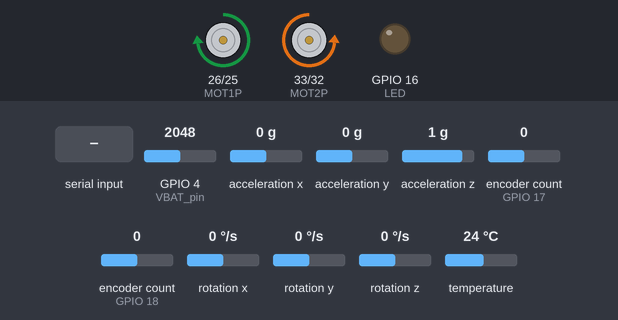
A program run on a simulated ESP32. On the bench: motor-driver pin pairs drawn as motors (green arrow = first pin HIGH = forward, orange = second pin HIGH = backward, longer = more drive), output pins drawn as LEDs (lit = HIGH). The test bench sets the inputs (shaded band); at power-on: rotation z 0 °/s, acceleration x 0 g, GPIO 4 (VBAT_pin) = 2048, acceleration y 0 g, acceleration z 1 g, encoder count (sensors on GPIO 17, GPIO 18) 0, rotation x 0 °/s, rotation y 0 °/s, temperature 24 °C. Nothing arrives over Bluetooth unless stated.

Above: at 0.8 s.
0.9 s: rotation z set to 14 °/s
At 3.3 s:
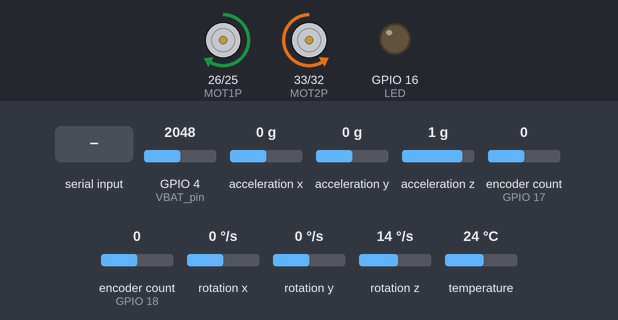
3.9 s: "Kp 1\n" received over Serial
At 4.9 s:
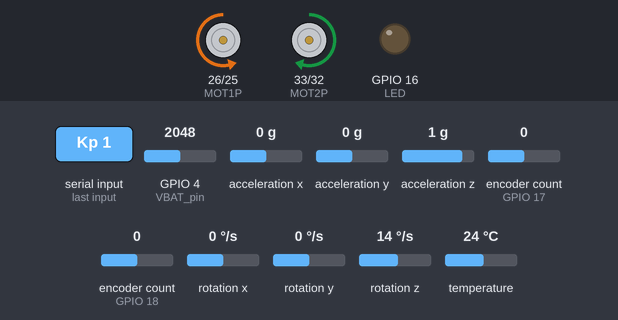
5.4 s: rotation z set to 100 °/s
At 6.9 s:
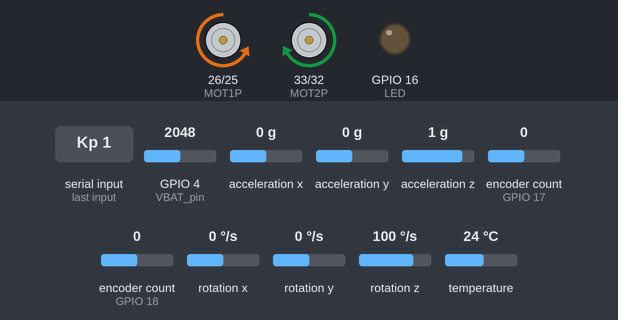
8.4 s: "Kp 1\n" received over the second serial link
At 9.5 s:
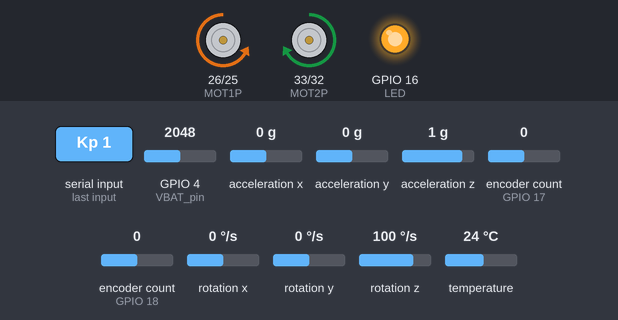
9.9 s: acceleration x set to -0.2 g
At 12.5 s:
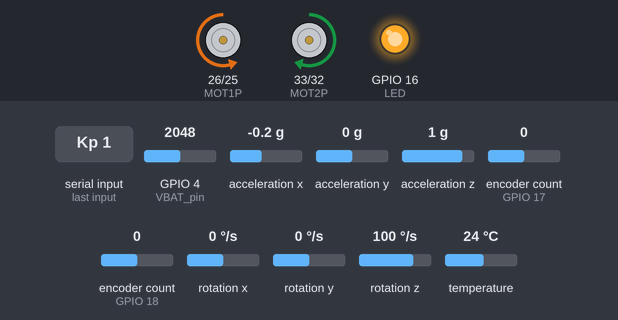
12.9 s: "Kd\n" received over Serial
At 14.1 s:
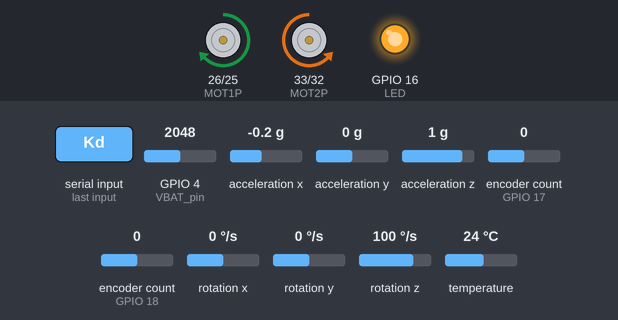
Timing chart, 0 to 15.4 s (numbered marks = the images above; inputs shaded):
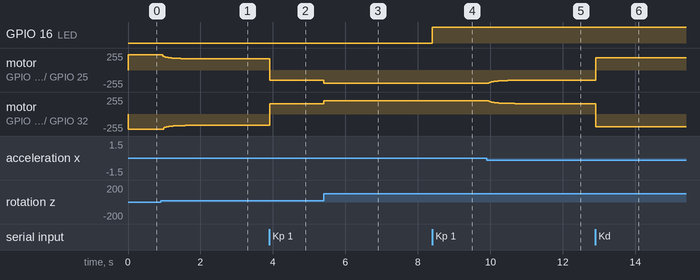

The program:

main.cpp
```cpp
#include <Arduino.h>
#include "function.h"
#include <Wire.h>
#include <BluetoothSerial.h>

// Variables globales de contrôle utilisées dans la boucle principale
static float angle, vitesse, vitesseCible = 0.0;

// Variables externes déclarées dans function.cpp
extern float kp, kd, v_kd, v_kp, entrerFiltre, offsetDZ1, offsetDZ2, angleAcc, gyroZ, offsetAngle;
extern float ax, ay, gz, vitesse1, vitesse2;

volatile bool flag = false; // drapeau volatile pour synchronisation éventuelle

// Variables de calcul d'asservissement
float ec, err, err_vitessse, ajustVitesse, err_lastVitesse = 0;
int joystickX, joystickY; // valeurs de commande du joystick reçues en Bluetooth

// Paramètres de filtrage externes définis dans function.cpp
extern float Te;    // période d'échantillonnage en ms
extern float Tau;   // constante de temps du filtre en ms

BluetoothSerial SerialBT; // Interface Bluetooth série

void moveTask(void *parametres) // tâche d'asservissement et de déplacement
{
  //Essentielle pouur l'utilisation périodique de la tache
  TickType_t xLastWakeTime;
  xLastWakeTime = xTaskGetTickCount();
  while (1)
  {
    // Lecture des capteurs et mise à jour de l'état actuel
    angle = getAngle();
    vitesse = getVitesse();

    // Conversion de la commande joystick Y en consigne de vitesse cible
    if (joystickY >= 0) vitesseCible = joystickY * (-0.0041) / 4.0; //ici /4 acr moteur était trop rapide dans ce sens
    if (joystickY < 0) vitesseCible = joystickY * (-0.0041) / 2.0;

    // Erreur de vitesse cible par rapport à la vitesse mesurée
    err_vitessse = vitesseCible - vitesse;

    // Régulateur PD pour la vitesse
    ajustVitesse = (err_vitessse * v_kp) + (v_kd * (err_vitessse - err_lastVitesse));

    // Limitation de l'action de vitesse pour éviter de trop pousser les moteurs
    if (ajustVitesse > 10) ajustVitesse = 10;
    if (ajustVitesse < -10) ajustVitesse = -10;

    // Calcul de l'erreur d'angle à corriger pour maintenir l'équilibre
    err = (ajustVitesse + offsetAngle) - angle;
    ec = ((kp * err) - (kd * (-gz * 180.0 / PI)));
    err_lastVitesse = err_vitessse;

    // Ordres de déplacement avec compensation de l'axe X du joystick
    if (-ec >= 0)
      deplacement(1, -ec + joystickX, (-ec - 10) - joystickX); //-ec-10 pour compenser le fait que le robot tend vers la gauche
    if (-ec < 0)
      deplacement(1, -ec + joystickX, (-ec + 10) - joystickX);

    // Serial.printf("%f %f %f %f \n", vitesseCible, vitesse, offsetAngle, angle); // Affichage de données pour le debug

    // Attente périodique sur base de Te
    vTaskDelayUntil(&xLastWakeTime, pdMS_TO_TICKS(Te));
  }
}

void ihmTask(void *parametres) // tâche d'interface homme-machine
{
  //Essentielle pouur l'utilisation périodique de la tache
  TickType_t xLastWakeTime;
  xLastWakeTime = xTaskGetTickCount();
  while (1)
  {
    // Lecture des données Bluetooth si une commande est disponible
    if (SerialBT.available()) {
      LED_ON; // allume une LED pour signaler la connexion Bluetooth active
      char commande = SerialBT.read();

      if (commande == 'X') {
        joystickX = SerialBT.parseInt();
      }
      if (commande == 'Y') {
        joystickY = SerialBT.parseInt();
      }
    }

    // Envoi des informations de tension et vitesse au client Bluetooth connecté
    if (SerialBT.hasClient()) {
      SerialBT.printf("*v %.2f", VBAT_VAL); //*v est la clé pour etre comprise par le client Bluetooth comme une donnée utilisable
      SerialBT.printf("*s %.2f", vitesse); //*v est la clé pour etre comprise par le client Bluetooth comme une donnée utilisable
      //les clés sont configurable depuis l'app utilisé (bluetooth electronics)
    }

    // Traitement des commandes série USB
    serialEvent();

    // Attente périodique sur base de Te
    vTaskDelayUntil(&xLastWakeTime, pdMS_TO_TICKS(Te));
  }
}

void setup() {
  // Initialisation du gyroscope, des encodeurs et des moteurs
  initGyro();

  // Démarrage de la communication Bluetooth avec le nom de l'appareil
  SerialBT.begin("malcom");

  // Création de la tâche de mouvement
  xTaskCreatePinnedToCore(
    moveTask,       // fonction de la tâche
    "MoveTask",    // nom de la tâche
    10000,          // taille de pile en octets
    NULL,           // paramètre passé à la tâche
    3,              // priorité
    NULL,           // handle de tâche non utilisé
    1               // exécution sur le core 1
  );

  // Création de la tâche d'interface homme-machine
  xTaskCreatePinnedToCore(
    ihmTask,
    "IhmTask",
    10000,
    NULL,
    2,
    NULL,
    1 // exécution sur le core 1
  );

  vTaskDelete(NULL); //a la fin du setup pour supprimer la tâche setup après execution pour empêcher l'exécution de loop()
}

void loop() {
  // Vide : les tâches FreeRTOS gèrent le programme
}
```

function.cpp
```cpp
#include "function.h"
#include <Arduino.h>  // utile si tu utilises digitalWrite, etc.
#include "main.hpp"
#include <Wire.h>
#include <Adafruit_MPU6050.h>
#include <Adafruit_Sensor.h>
#include <ESP32Encoder.h>

// Déclarations des encodeurs de roue
ESP32Encoder encoder1;
ESP32Encoder encoder2;

// Variables globales de contrôle et de capteur
float kp = 71.7;           // coefficient P du régulateur d'équilibre
float kd = 2.025;          // coefficient D du régulateur d'équilibre
float v_kd = 0;            // coefficient D pour la vitesse (si utilisé)
float v_kp = 44.9;         // coefficient P pour la vitesse (si utilisé)
float offsetDZ1 = 585.5;   // offset PWM pour moteur 1, pour compensation frottement secs
float offsetDZ2 = 601.0;   // offset PWM pour moteur 2, pour compensation frottement secs
float gyroZ;               // angle calculé à partir du gyroscope
float angleAcc;            // angle calculé à partir de l'accéléromètre
float offsetAngle = -4.52; // compensation d'offset de l'angle

// Variables de vitesse
float vitesse1;
float vitesse2;
float vitesse;
float last_vitesse1;
float last_vitesse2;
int32_t lastIncrement1 = 0; // compteur précédent encodeur 1
int32_t lastIncrement2 = 0; // compteur précédent encodeur 2

// Variables du MPU6050
static float angle = 0.0; // angle initial mesuré à l'allumage
float ax, ay, gz;         // valeurs d'accélération et de gyroscope
char FlagCalcul = 0;      // drapeau non utilisé ici, possiblement réservé pour une extension
float entrerFiltre;
float anglefiltrer = 0;

// constantes de filtrage
float Te = 5;    // période d'échantillonnage en ms
float Tau = 200; // constante de temps du filtre en ms
float Tauvitesse = 88; // constante de temps du filtre de vitesse
float A, B, C, D;     // coefficients du filtre numérique


Adafruit_MPU6050 mpu; // instance du capteur MPU6050

void confGPIO(void) {
    // Initialisation de la communication série
    Serial.begin(115200);

    // Initialisation du bus I2C pour le MPU6050
    Wire.begin(21, 22);

    // Configuration des broches en entrée / sortie
    pinMode(LED, OUTPUT);
    pinMode(VBAT_pin, INPUT);
    pinMode(M1A, INPUT);
    pinMode(M1B, INPUT);
    pinMode(M2A, INPUT);
    pinMode(M2B, INPUT);

    // Initialisation des canaux PWM pour les moteurs
    ledcSetup(CanalM1P, 20000, 10);
    ledcSetup(CanalM1N, 20000, 10);
    ledcSetup(CanalM2P, 20000, 10);
    ledcSetup(CanalM2N, 20000, 10);
    ledcAttachPin(MOT1P, CanalM1P);
    ledcAttachPin(MOT1N, CanalM1N);
    ledcAttachPin(MOT2P, CanalM2P);
    ledcAttachPin(MOT2N, CanalM2N);
}

void calculCoeffFiltre(void) {
    // Calcul des coefficients pour les filtres passe-bas
    A = 1 / (1 + Tau / Te);
    B = Tau / Te * A;
    C = 1 / (1 + (Tauvitesse) / Te);
    D = (Tauvitesse) / Te * C;
}

void initGyro() {
    // Initialisation matérielle commune
    confGPIO();

    // Attente de l'ouverture du port série
    while (!Serial) delay(10);

    // Initialisation du capteur MPU6050
    if (!mpu.begin()) {
        Serial.println("Failed to find MPU6050 chip");
        while (1) {
            delay(10);
        }
    }

    // Réglage de la gamme de l'accéléromètre
    mpu.setAccelerometerRange(MPU6050_RANGE_2_G);

    // Lecture initiale de l'accéléromètre pour définir un angle de référence
    sensors_event_t a, g, temp;
    mpu.getEvent(&a, &g, &temp);
    ay = a.acceleration.y;
    ax = a.acceleration.x;
    angle = atan2(ay, ax) * 180.0 / PI; // angle initial en degrés

    // Calcul des coefficients du filtre
    calculCoeffFiltre();

    // Initialisation des encodeurs et remise à zéro des compteurs
    encoder1.attachFullQuad(M1A, M1B);
    encoder2.attachFullQuad(M2A, M2B);
    encoder1.setCount(0);
    encoder2.setCount(0);
}

float getAngle() {
    // Lecture des mesures du MPU6050
    sensors_event_t a, g, temp;
    mpu.getEvent(&a, &g, &temp);
    ay = a.acceleration.y;
    ax = a.acceleration.x;
    gz = g.gyro.z;

    // Calcul de la composante gyroscopique en degrés
    gyroZ = -(gz * Tau / 1000.0) * 180.0 / PI;

    // Calcul de l'angle à partir de l'accéléromètre
    angleAcc = atan2(ay, ax) * 180.0 / PI;

    // Fusion des deux estimations avec un filtre simple
    entrerFiltre = gyroZ + angleAcc;
    anglefiltrer = A * entrerFiltre + B * anglefiltrer;

    return anglefiltrer;
}

void deplacement(bool mode, signed int vitesse1, signed int vitesse2) {
    // Limitation des consignes de vitesse à [-400, 400]
    if (vitesse1 > 400) {
        vitesse1 = 400;
    }
    if (vitesse1 < -400) {
        vitesse1 = -400;
    }
    if (vitesse2 > 400) {
        vitesse2 = 400;
    }
    if (vitesse2 < -400) {
        vitesse2 = -400;
    }

    if (!mode) {
        // Mode de contrôle commun des deux roues (même vitesse appliquée aux deux moteurs)
        if (vitesse1 >= 0) {
            ledcWrite(CanalM1P, offsetDZ1 + vitesse1);
            ledcWrite(CanalM1N, 0);
            ledcWrite(CanalM2N, offsetDZ2 + vitesse1);
            ledcWrite(CanalM2P, 0);
        } else {
            ledcWrite(CanalM1N, offsetDZ1 + abs(vitesse1));
            ledcWrite(CanalM1P, 0);
            ledcWrite(CanalM2P, offsetDZ2 + abs(vitesse1));
            ledcWrite(CanalM2N, 0);
        }
    } else {
        // Mode de contrôle distinct des deux roues
        if (vitesse1 >= 0) {
            ledcWrite(CanalM1P, offsetDZ1 + vitesse1);
            ledcWrite(CanalM1N, 0);
        } else {
            ledcWrite(CanalM1N, offsetDZ1 + abs(vitesse1));
            ledcWrite(CanalM1P, 0);
        }
        if (vitesse2 >= 0) {
            ledcWrite(CanalM2N, offsetDZ2 + vitesse2);
            ledcWrite(CanalM2P, 0);
        } else {
            ledcWrite(CanalM2P, offsetDZ2 + abs(vitesse2));
            ledcWrite(CanalM2N, 0);
        }
    }
}

float getVitesse(void) {
    static float vitesseFiltrer;
    int32_t increment1, increment2;

    // Lecture des compteurs d'encodeur
    increment1 = encoder1.getCount() / 2;
    increment2 = encoder2.getCount() / 2;

    // Conversion des incréments en vitesse linéaire (m/s)
    vitesse1 = (((float)(increment1 - lastIncrement1) / PPR) * (rayonRoue * 2 * PI)) / 0.005;
    vitesse2 = (((float)(increment2 - lastIncrement2) / PPR) * (rayonRoue * 2 * PI)) / 0.005;

    // Mémorisation des compteurs pour la prochaine lecture
    lastIncrement1 = increment1;
    lastIncrement2 = increment2;

    // Calcul de la vitesse du gyropode à partir des deux roues
    vitesse = (-(vitesse1 - vitesse2)) / 2.0;

    // Filtrage de la vitesse
    vitesseFiltrer = C * vitesse + D * vitesseFiltrer;

    return vitesseFiltrer;
}

void reception(char ch) {
    // Traitement du flux série caractère par caractère
    static String chaine = "";
    String commande;
    String valeur;
    float param;
    int index, length;

    if ((ch == 13) or (ch == 10)) {
        // Fin de ligne détectée : traiter la commande complète
        index = chaine.indexOf(' ');
        length = chaine.length();
        if (index == -1) {
            commande = chaine;
            valeur = "";
        } else {
            commande = chaine.substring(0, index);
            valeur = chaine.substring(index + 1, length);
        }

        // Mise à jour des paramètres selon la commande reçue
        if (commande == "Kp") {
            kp = valeur.toFloat();
        }
        if (commande == "Kd") {
            kd = valeur.toFloat();
        }
        if (commande == "vKp") {
            v_kp = valeur.toFloat();
        }
        if (commande == "vKd") {
            v_kd = valeur.toFloat();
        }
        if (commande == "un") {
            offsetDZ1 = valeur.toFloat();
        }
        if (commande == "dx") {
            offsetDZ2 = valeur.toFloat();
        }
        if (commande == "Tau") {
            Tau = valeur.toFloat();
            calculCoeffFiltre();
        }
        if (commande == "Te") {
            Te = valeur.toInt();
            calculCoeffFiltre();
        }
        if (commande == "Off") {
            offsetAngle = valeur.toFloat();
        }

        // Réinitialiser la chaîne pour la prochaine commande
        chaine = "";
    } else {
        // Ajouter le caractère à la commande en cours
        chaine = chaine + ch;
    }
}

void serialEvent() {
    // Lecture de l'entrée série et envoi de chaque octet vers le parser
    while (Serial.available() > 0) {
        reception(Serial.read());
    }
}
```

function.h
```cpp
#ifndef FUNCTION_H
#define FUNCTION_H
#include "main.hpp"
#include <Arduino.h>

// Déclaration des fonctions
void initGyro(void);
float getAngle(void);
void confGPIO(void);
void deplacement(bool mode, signed int vitesse1, signed int vitesse2 = 0);
float getVitesse(void);
void reception(char ch);
void serialEvent();
void calculCoeffFiltre(void);

#endif
```

main.hpp
```cpp
#ifndef MAIN_HPP
#define MAIN_HPP

//OUTPUT
#define MOT1P       26
#define MOT1N       25
#define MOT2P       33
#define MOT2N       32
#define LED         16
#define CanalM1P 0
#define CanalM1N 1
#define CanalM2P 2
#define CanalM2N 3

//INPUT
#define M1A       18
#define M1B       19
#define M2A       17
#define M2B       05
#define VBAT_pin 04

//i2c module
#define SDA_sc            21
#define SCL_sc            22

//constante
#define rayonRoue 0.0325 //en mètre
#define PPR 823.1 //Pulses Per Revolution, nombre de ticks par tour de roue


// Digital IO macro
#define M1A_VAL    (digitalRead(M1A))
#define M1B_VAL    (digitalRead(M1B))
#define M2A_VAL    (digitalRead(M2A))
#define M2B_VAL    (digitalRead(M2B))
#define LED_OFF (digitalWrite(LED,LOW))
#define LED_ON (digitalWrite(LED,HIGH))
#define VBAT_VAL ((analogRead(VBAT_pin)*7.2)/4095.0)

#endif
```

Measured:
- the behaviour switches between 0 and -0.1 g on acceleration x (found by bisection; images 4 and 5)
- after the input at 0.9 s, motor on GPIO 26 (MOT1P) / GPIO 25 (MOT1N): moves from forward 226/255 to forward 169/255 over 1.0 s, starting after 0.06 s; motor on GPIO 33 (MOT2P) / GPIO 32 (MOT2N): moves from backward 228/255 to backward 171/255 over 0.77 s, starting after 0.08 s
- after the input at 3.9 s, motor on GPIO 26 (MOT1P) / GPIO 25 (MOT1N): forward 169/255 → backward 152/255 at once; motor on GPIO 33 (MOT2P) / GPIO 32 (MOT2N): backward 171/255 → forward 154/255 at once
- after the input at 8.4 s, GPIO 16 (LED): LOW → HIGH at once
- after the input at 9.9 s, motor on GPIO 26 (MOT1P) / GPIO 25 (MOT1N): moves from backward 200/255 to backward 155/255 over 0.85 s, starting after 0.06 s; motor on GPIO 33 (MOT2P) / GPIO 32 (MOT2N): moves from forward 201/255 to forward 156/255 over 1.8 s, starting after 0.05 s
- after the input at 12.9 s, motor on GPIO 26 (MOT1P) / GPIO 25 (MOT1N): backward 155/255 → forward 187/255 at once; motor on GPIO 33 (MOT2P) / GPIO 32 (MOT2N): forward 156/255 → backward 188/255 at once
